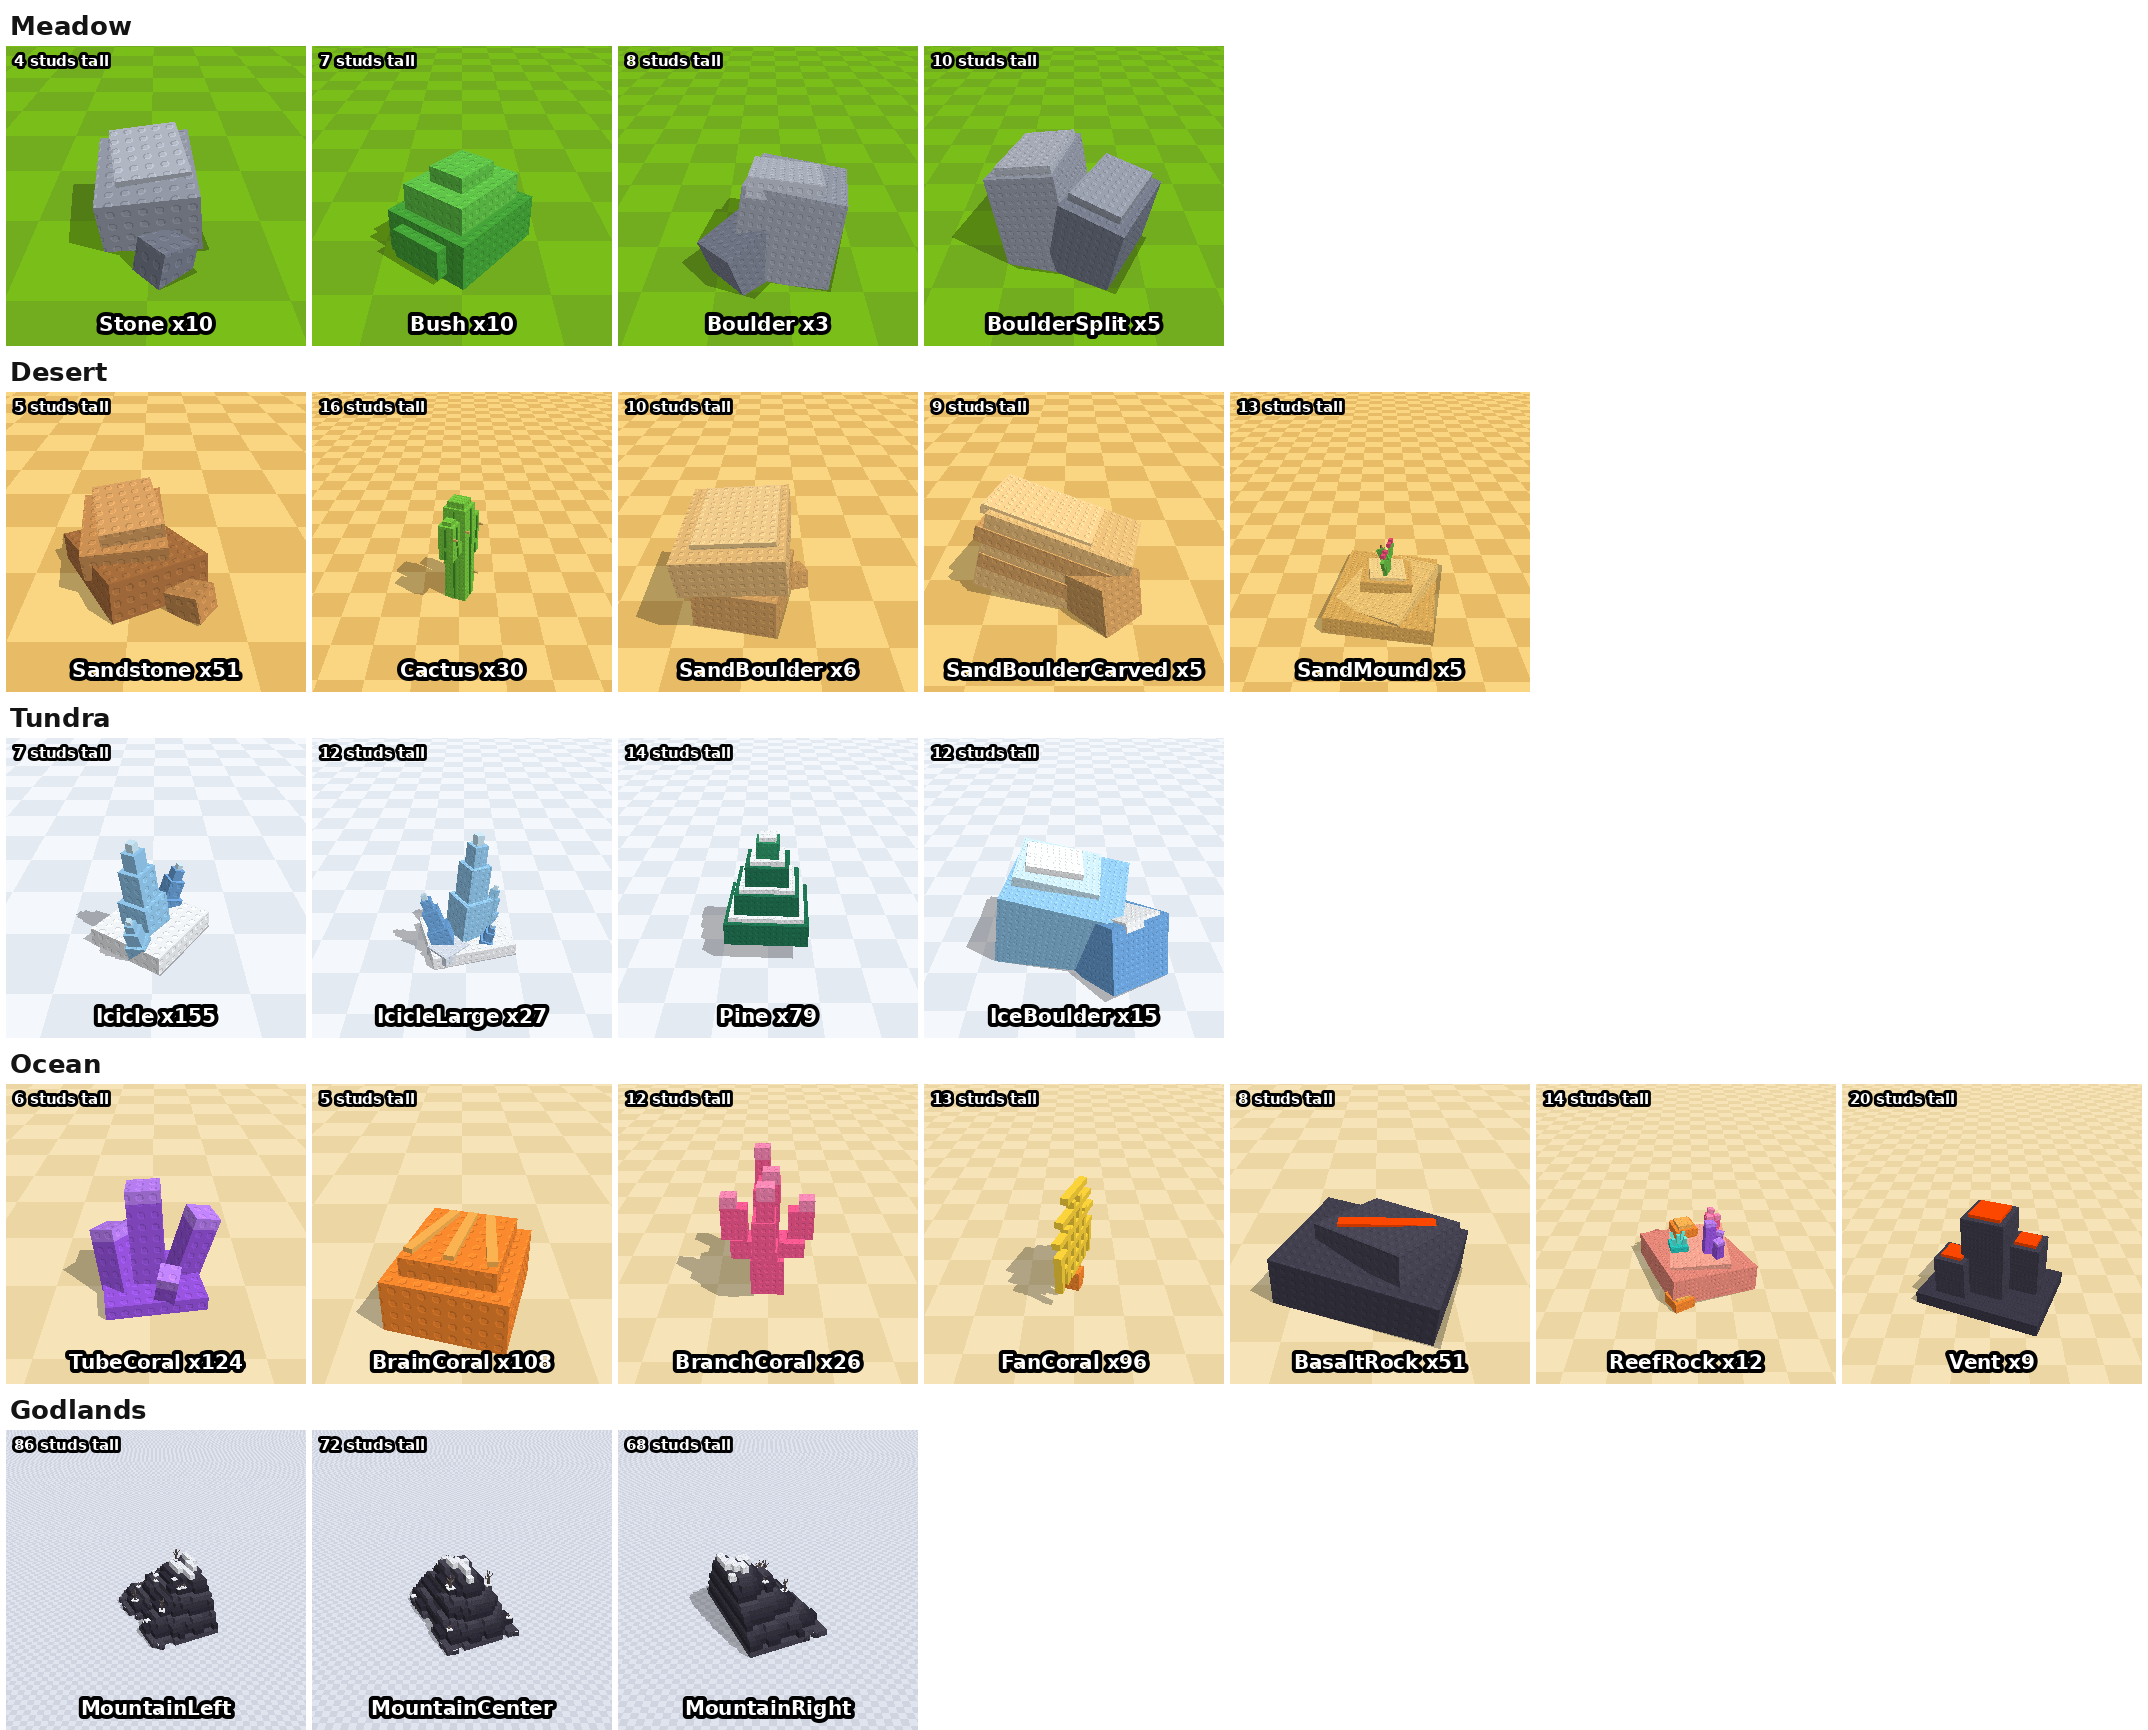

Write the Python code that produced this figure.
"""QM (Oct 10): every obstacle/decor asset in the biomes now, one labelled row per biome,
so QM can pick the few to keep (the rest go for the new rock meshes).
Meadow..Ocean come from src/world/World.rbxmx (first instance of each, Config.ObstacleScale
applied); the Godlands mountains from tools/godlands_concept.py (GodlandsTracks kits)."""
import os
import sys
import xml.etree.ElementTree as ET

import numpy as np
from PIL import Image, ImageDraw, ImageFont

HERE = os.path.dirname(os.path.abspath(__file__))
ROOT = os.path.join(HERE, "..", "..")
sys.path.insert(0, os.path.join(ROOT, "tools"))
import partlib  # noqa: E402
from partlib import Part  # noqa: E402
import course_layout as CL  # noqa: E402

ROWS = [
    ("Meadow", ["Stone", "Bush", "Boulder", "BoulderSplit"], ((113, 173, 31), (122, 190, 25))),
    ("Desert", ["Sandstone", "Cactus", "SandBoulder", "SandBoulderCarved", "SandMound"], ((232, 188, 102), (250, 214, 130))),
    ("Tundra", ["Icicle", "IcicleLarge", "Pine", "IceBoulder"], ((228, 234, 242), (244, 247, 251))),
    ("Ocean", ["TubeCoral", "BrainCoral", "BranchCoral", "FanCoral", "BasaltRock", "ReefRock", "Vent"], ((236, 214, 164), (246, 228, 184))),
]
COUNT = {}


def load():
    r = ET.parse(os.path.join(ROOT, "src/world/World.rbxmx")).getroot()
    obs = [i for i in r.iter("Item") if i.get("class") == "Folder" and i.find('Properties/string[@name="Name"]').text == "Obstacles"][0]
    first = {}
    for m in obs.findall("Item"):
        n = m.find('Properties/string[@name="Name"]').text
        COUNT[n] = COUNT.get(n, 0) + 1
        if n in first:
            continue
        parts, base = [], None
        for p in m.iter("Item"):
            if p.get("class") != "Part":
                continue
            pr = p.find("Properties")
            g = lambda tag, nm: pr.find(f'{tag}[@name="{nm}"]')
            cf = g("CoordinateFrame", "CFrame")
            v = [float(cf.find(k).text) for k in ("X", "Y", "Z", "R00", "R01", "R02", "R10", "R11", "R12", "R20", "R21", "R22")]
            M = np.eye(4)
            M[:3, 3] = v[:3]
            M[:3, :3] = np.array(v[3:]).reshape(3, 3)
            sz = g("Vector3", "size")
            size = tuple(float(sz.find(k).text) for k in "XYZ")
            tr = g("float", "Transparency")
            if pr.find('string[@name="Name"]').text == "Base" and tr is not None and float(tr.text) >= 1:
                base = M[:3, 3].copy()
                continue
            c = int(g("Color3uint8", "Color3uint8").text)
            col = ((c >> 16) & 255, (c >> 8) & 255, c & 255)
            shp = g("token", "shape")
            shape = {"0": "Ball", "2": "Cylinder"}.get(shp.text if shp is not None else "1", "Block")
            studs = any(t.get("class") == "Texture" for t in p.findall("Item"))
            parts.append(Part("P", size, M, col, plain=not studs, shape=shape))
        if base is None:
            base = np.array([np.mean([q.cf[0, 3] for q in parts]), 0, np.mean([q.cf[2, 3] for q in parts])])
        base[1] += 0.5  # the Base part's top is the floor
        s = CL.SCALE.get(n, 1.0)
        out = []
        for q in parts:
            cf = q.cf.copy()
            cf[:3, 3] = (cf[:3, 3] - base) * s
            out.append(Part(q.name, tuple(x * s for x in q.size), cf, q.color, plain=q.plain, shape=q.shape))
        first[n] = out
    return first


def mountains():
    import godlands_concept as GC
    return {n: GC.mountain_kit(n)[0] for n in ("MountainLeft", "MountainCenter", "MountainRight")}


def width(parts):
    xs = [q.cf[0, 3] for q in parts]
    ext = [max(q.size) / 2 for q in parts]
    return max(x + e for x, e in zip(xs, ext)) - min(x - e for x, e in zip(xs, ext))


def font(sz):
    return ImageFont.truetype("/usr/share/fonts/truetype/dejavu/DejaVuSans-Bold.ttf", sz)


def row(items, ground, W=1800, H=420, gap=6, eye_k=1.0):
    partlib.GROUND = np.array(ground[0], float)
    partlib.GROUND2 = np.array(ground[1], float)
    ws = [width(p) for _, p in items]
    total = sum(ws) + gap * (len(ws) - 1)
    x = -total / 2
    scene, xs = [], []
    for (n, ps), w in zip(items, ws):
        cx = -(x + w / 2)
        T = partlib.T(cx, 0, 0) @ partlib.Ry(20)
        scene += [Part(q.name, q.size, T @ q.cf, q.color, plain=q.plain, shape=q.shape) for q in ps]
        xs.append(cx)
        x += w + gap
    dist = total * 1.05 * eye_k
    eye, target = (0, dist * 0.32, -dist), (0, dist * 0.04, 0)
    fov = 36
    img = partlib.render(scene, eye=eye, target=target, W=W, H=H, fov=fov, fog=False, outline=False).convert("RGB")
    d = ImageDraw.Draw(img)
    e, r, u, f = partlib.look_at(eye, target)
    focal = (H / 2) / np.tan(np.radians(fov) / 2)
    for (n, _), cx in zip(items, xs):
        dv = np.array([cx, 0, -6]) - e
        px = W / 2 + focal * (dv @ r) / (dv @ f)
        lab = f"{n} x{COUNT.get(n, '?')}" if n in COUNT else n
        tw = d.textlength(lab, font=font(22))
        d.text((px - tw / 2, H - 40), lab, font=font(22), fill="white", stroke_width=4, stroke_fill="black")
    return img


def tile(name, ps, ground, TW=300, TH=300):
    partlib.GROUND = np.array(ground[0], float)
    partlib.GROUND2 = np.array(ground[1], float)
    R = partlib.Ry(25)
    scene = [Part(q.name, q.size, R @ q.cf, q.color, plain=q.plain, shape=q.shape) for q in ps]
    pts = np.array([q.cf[:3, 3] for q in scene])
    ext = max(max(q.size) for q in scene) / 2
    lo, hi = pts.min(0) - ext, pts.max(0) + ext
    hi[1] = max(hi[1], 0.5)
    size = max(hi[0] - lo[0], hi[2] - lo[2], hi[1] * 1.3)
    c = (lo + hi) / 2
    dist = size * 1.7
    eye = (c[0], hi[1] * 0.5 + dist * 0.55, c[2] - dist)
    target = (c[0], hi[1] * 0.4, c[2])
    img = partlib.render(scene, eye=eye, target=target, W=TW, H=TH, fov=40, fog=False, outline=False).convert("RGB")
    d = ImageDraw.Draw(img)
    lab = f"{name}" + (f" x{COUNT[name]}" if name in COUNT else "")
    tw = d.textlength(lab, font=font(20))
    d.text(((TW - tw) / 2, TH - 34), lab, font=font(20), fill="white", stroke_width=4, stroke_fill="black")
    tall = hi[1]
    d.text((8, 6), f"{tall:.0f} studs tall", font=font(15), fill="white", stroke_width=3, stroke_fill="black")
    return img


if __name__ == "__main__":
    kits = load()
    kits.update(mountains())
    rows = ROWS + [("Godlands", ["MountainLeft", "MountainCenter", "MountainRight"], ((208, 212, 224), (224, 228, 238)))]
    TW, TH, BAND, PAD = 300, 300, 46, 6
    ncol = max(len(n) for _, n, _ in rows)
    W = ncol * (TW + PAD) + PAD
    sheet = Image.new("RGB", (W, len(rows) * (TH + BAND)), "white")
    d = ImageDraw.Draw(sheet)
    for i, (title, names, ground) in enumerate(rows):
        y = i * (TH + BAND)
        d.text((PAD + 4, y + 10), title, font=font(26), fill=(20, 20, 20))
        for j, n in enumerate(names):
            sheet.paste(tile(n, kits[n], ground, TW, TH), (PAD + j * (TW + PAD), y + BAND))
        print("row", title)
    sheet.save(os.path.join(HERE, "biome_assets.png"))
